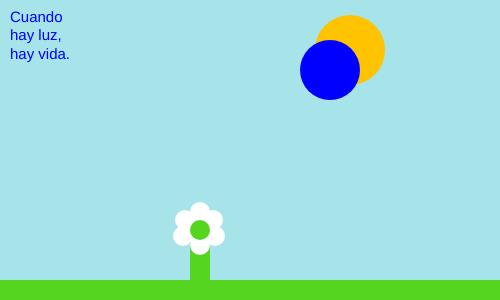
Frame 1 (no input)
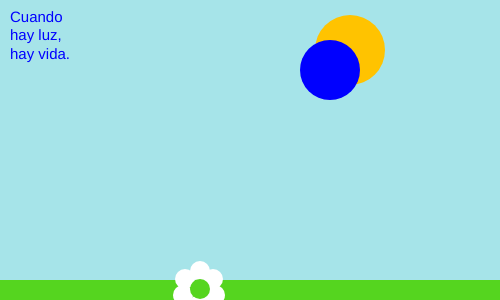
Frame 60 (no input)
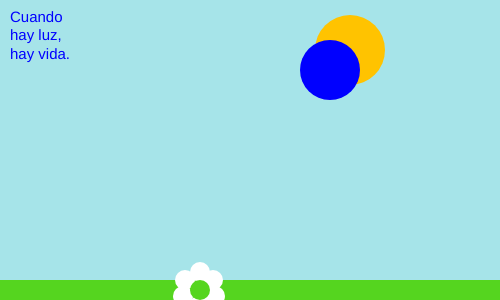
Frame 120 (the mouse pressed at the canvas centre since frame 60)

The p5.js sketch that drew these frames (run headless with seeded random() and noise() and a simulated clock; from frame 60 on, the mouse is pressed at the canvas centre):

// p5.js sketch
// ── sketch.js
let es = 60; // tamaño de la bola azul

let ex, ey;

let over = false; // variable booleana que establece si el muse esta encima de la figura
let locked = false; // variable booleana que establece si el movimiento esta bloqueado o no

let xoff, yoff; // dos variables en una misma linea

let y1 = 245;
let y2 = 236;
let y3 = 220;
let y4 = 212;
let y5 = 230;

let ytallo = 240;
let altura = 60;

function setup() {

   createCanvas(500, 300);
   ex = 330; //crea la bola en la mitad del width
   ey = 70; //crea la bola en la mitad del height
   xSol = 350; //variable de la posicion del sol en x
   ySol = 50; //varibale de la posicion del sol en y

}

function draw() {

   background(166, 228, 233);


   /*let yA = random(60, 90); //valor random de lo alto entre 60 y 90

   // Montañas de atras

   for (m = 0; m < width; m++) {
      let x = m;
      yA += random(-2, 2);
      stroke(48, 158, 71);
      line(x, yA, x, height);
   }*/

   //dibuja sol
   fill(255, 195, 0);
   noStroke();
   ellipse(xSol, ySol, 70, 70);

   //

   fill (85, 213, 31);
   noStroke ();
   rect (0, 280, 500, 20);

   //dibuja la flor

   fill(85, 213, 31);
   rect(190, ytallo, 20, altura);
   fill(255);
   ellipse(200, y1, 20, 20);
   ellipse(183, y2, 20, 20);
   ellipse(185, y3, 20, 20);
   ellipse(200, y4, 20, 20);
   ellipse(213, y3, 20, 20);
   ellipse(215, y2, 20, 20);
   fill(85, 213, 31);
   ellipse(200, y5, 20, 20);


   if (dist(mouseX, mouseY, ex, ey) < es / 2) //si la distancia entre la posicion del mouse y la posicion de la bola es menor al radio de la bola (25)
   {
      fill(0, 0, 255);
      over = true; //entonces el mouse esta encima de la bola
   }
   else //si no es asi
   {
      fill(0, 0, 255);
      over = false; // entonces el mouse no esta encima de la bola
   }

   ellipse(ex, ey, es, es); //crea una bola del tamaño de la variable es, en las coordenadas ex y ey

   distancia = dist(ex, ey, xSol, ySol);

   console.log(distancia);

   //crece

   if ((distancia > 50) && (ytallo > 80)) {

      for (let i= 0;i < 30; i++) {
         stroke (255, 195, 0, 100);
        line (xSol, ySol, 160 + i*5, 300);
      }

      y1 = y1 - 1;
      y2 = y2 - 1;
      y3 = y3 - 1;
      y4 = y4 - 1;
      y5 = y5 - 1;
      ytallo = ytallo - 1;
      altura = altura + 1;

   }

   // se marchita

   else {
      if (ytallo < height) {
         y1 = y1 + 1;
         y2 = y2 + 1;
         y3 = y3 + 1;
         y4 = y4 + 1;
         y5 = y5 + 1;
         ytallo = ytallo + 1;
         altura = altura - 1;
      }

   }

   let s = "Cuando hay luz, hay vida.";
   textSize (15);
   text (s, 10, 10, 70, 80);
}

function mousePressed() //al hacer click
{
   if (over) //si el mouse esta sobre la bola
   {
      locked = true; //entonces bloquea el movimiento
      xoff = mouseX - ex; //establece una variable x en la que se reste el movimiento del mouse con la posicion ex(inicial)
      yoff = mouseY - ey; //establece una variable y en la que se reste el movimiento del mouse con la posicion ey(inicial)
   }
}
function mouseDragged() //al arrastrar el mouse
{
   if (locked) // si el movimiento esta bloqueado
   {
      ex = mouseX - xoff; // entonces establece el nuevo punto inicial de la bola restando el movimiento del mouse con la posicion xoff
      ey = mouseY - yoff; // entonces establece el nuevo punto inicial de la bola restando el movimiento del mouse con la posicion yoff
   }
}
function mouseReleased() //si suelta el mouse
{
   locked = false; //desbloquea el movimiento
}
